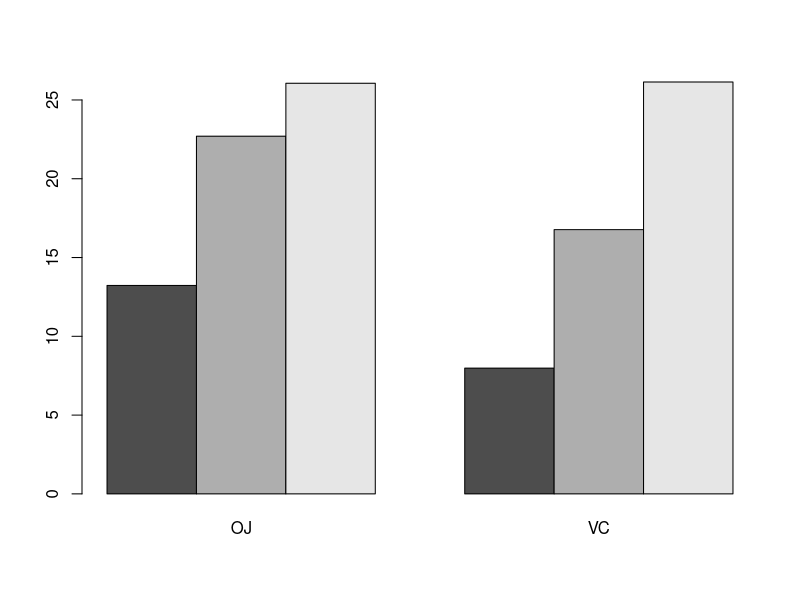
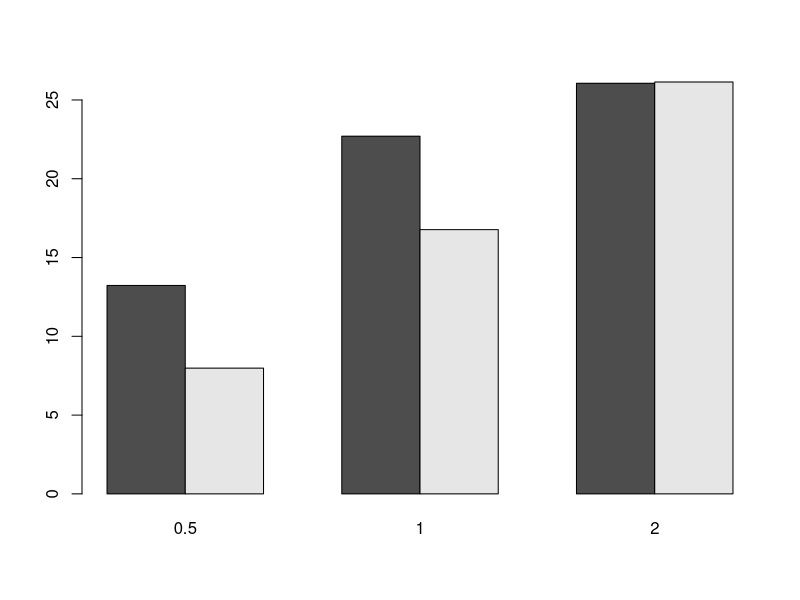
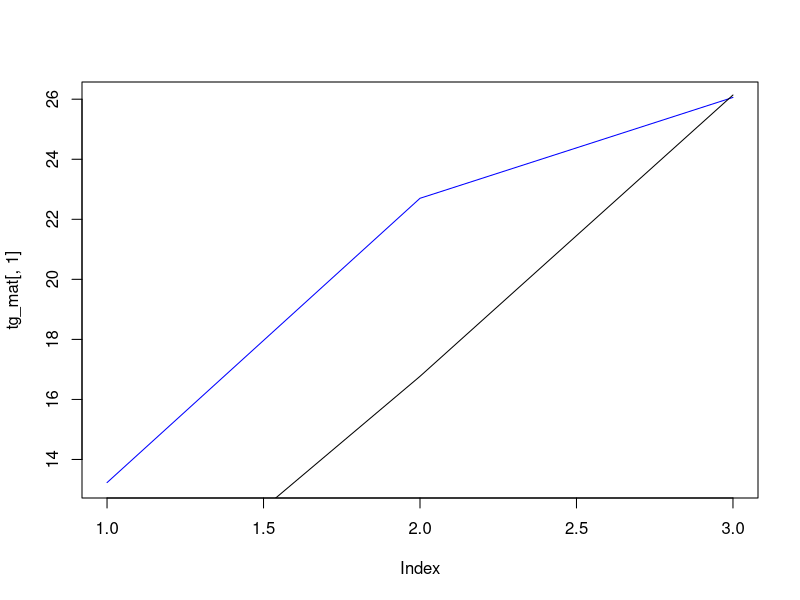
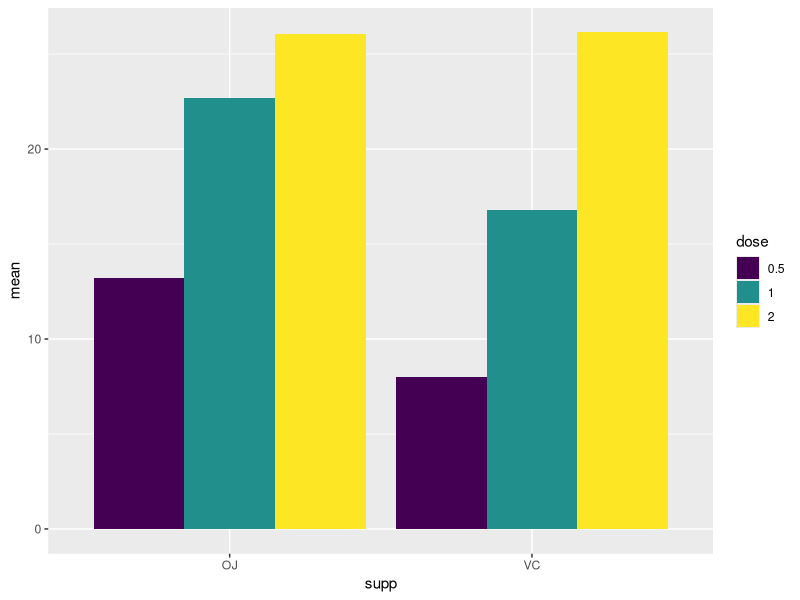
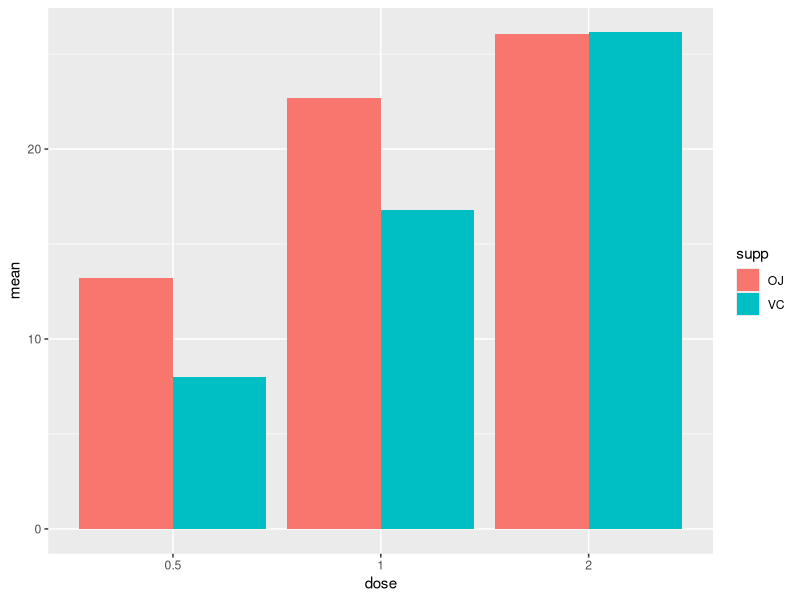
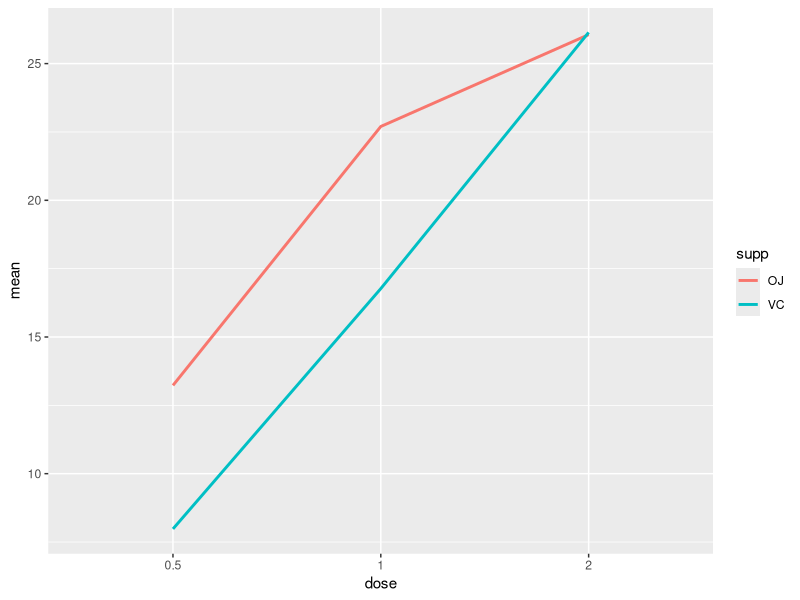
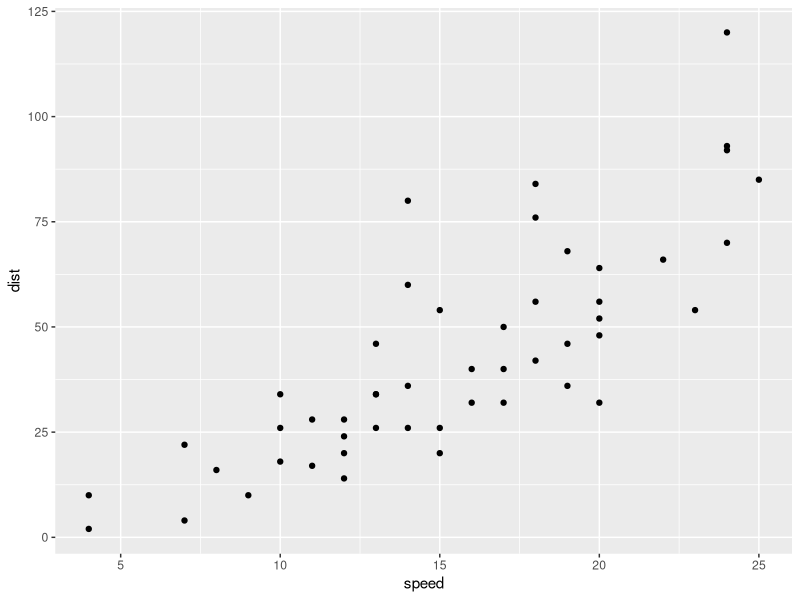
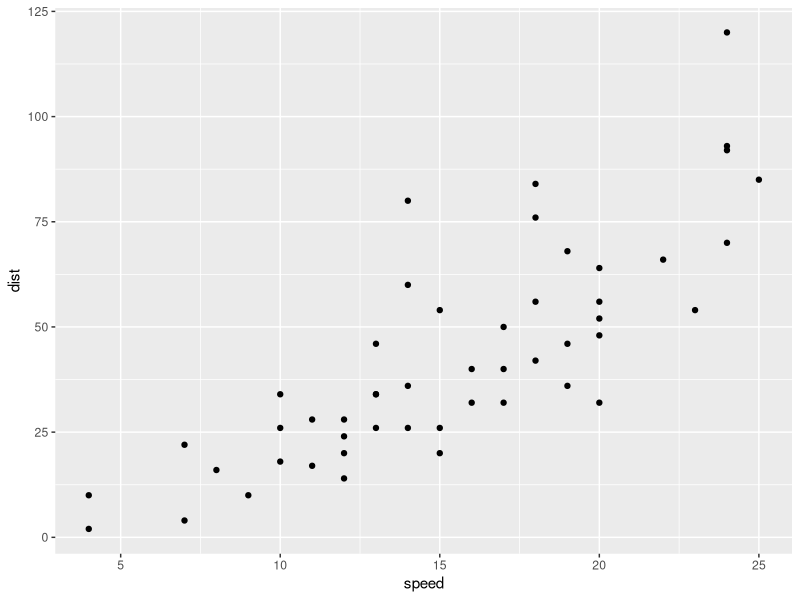

Write R code to recreate these figures, in order.
### 5.4 ggpolt2
require(ggplot2)
require(tidyverse)
# 데이터에 대한 그래프는 데이터의 속성과 시각적 속성간에 대응 또는 매핑으로 이루어짐
# R에서 가장 유명한 데이터 시각화 패키지 중 하나로 2005년 Hadley Wickham이 개발 및 배포


# R 기본 데이터셋 : ToothGrowth
ToothGrowth %>%
  group_by(supp, dose) %>%
  summarise(mean = mean(len)) %>%
  mutate(dose = factor(dose,
                       ordered = TRUE)) -> tg_long

tg_long %>%
  spread(supp, mean) %>%
  column_to_rownames("dose") %>%  # 열 값을 열 이름으로 변환
  as.matrix -> tg_mat

# R graphics : barplot() 사용
barplot(tg_mat, beside = T)

# dose로 그룹화 하기 위해 데이터 전치
barplot(t(tg_mat), beside = T)

# 막대 대신 선으로 표현
plot(tg_mat[,1], type = 'l', col = 'blue')
lines(tg_mat[,2], type = "l", col = 'black')

# ggplot 사용 : data.frame에만 적용 가능
ggplot(data  = tg_long,
       aes(y = mean)) -> gmap
gmap +
  geom_bar(aes(x = supp,, fill = dose),
           stat = 'identity',
           position = 'dodge')

# 데이터 구조를 변경하지 않고 ggplot의 매핑 변수 변경
gmap + 
  geom_bar(aes(x = dose, fill = supp),
           stat = 'identity',
           position = 'dodge')

# ggplot을 이용한 선 도표 생성
gmap + 
  geom_line(aes(x = dose,
                group = supp,
                color = supp),
            size = 1)






## 5.4.1 기본 문법
# ggplot(data = <DATA>) + 
#   <GEOM_FUCTION>(mapping = aes(<MAPPING>)) +
#   <SCALE_FUCTION> + 
#   <LABEL or GUIDES> +
#   <ANNOTATION> +
#   <THEME>

  
# 용어
# data : 시각화의 대상으로 관측값과 변수로 이루어짐
# geom : 데이터의 값을 시각적으로 보여주기 위한 레이어로 막대, 선, 점과 같은 기하학적 객체
# aesthetic : geom의 시각적 속성을 정의하며, x,y 위치 , 선 색상, 점 모양 등을 정의
# mapping : 데이터 값을 asthetic에 매핑
# scale : astheice에 매핑 시 세부 값들을 제어
# guide : 그래프 해석에 도움을 주는 속성으로 x-y축의 눈금, 레이블, 범례를 포함
# annotation : 생성한 그래프 위에 추가적인 정보 추가
# theme : 그래프의 비데이터적 요소 제어를 통해 그래프의 미적효과 극대화

# ggplot 그래프 생성 기본 단계
# 1. ggplot()으로 ggplot 객체 초기화
# -> ggpplot객체를 생성하는 함수로 시각화할 데이터가 무엇인지, 그리고 데이터에 포함된 변수들이 어떤 asthetic에 매핑되는지를 선언
# 2. aes() 함수로 x-y 축 지정
# -> 데이터 내 변수들이 어떤 geoms레이어에서 어떤 시각적 속성을 갖는지를 지정해주는 함수로 ggplot() 함수 내, 혹은 독립적인 레이어로 추가 가능
# 3. geom 계열 함수로 데이터를 시각적 요소로 매핑. 이때 aes() 함수와 같이 색상, 크기 등 지정
# 4. scale 계열 함수를 이용해 asthetic 세부 값을 조정
# 5. 축 제목, 레이블, 범례 설정 조정
# 6. 필요 시 theme 조정을 통해 시각적 요소 가미


# ggplot() 을 이용한 ggplot() 생성

# cars dataset

# ggplot() 내에 aes() 지정
ggplot(data = cars,
       aes(x = speed, y = dist)) +
  geom_point()

# aesthetic을 ggplot() 함수 밖에서 지정
ggplot(data = cars) +
  aes(x = speed, y = dist) +
  geom_point()

# geom 계열 함수 내에서 aesthetic 지정
ggplot(data = cars) +
  geom_point(aes(x = speed, y = dist))

# ggplot 객체 생성
gp <- ggplot(data = cars); gp
gp <- gp + 
  aes(x = speed, y = dist); gp
gp + geom_point()

# 참고 : R 기본 plot()의 결과는 객체로 저장되지 않음



# 주요 aesthetics
# x, y : x-y 축에 해당하는 변수명, x와 y의 이름은 생략 가능
# color : 점, 선, 텍스트 색상
# fill : 면(막대, 상자, 도형 등)색상
# alpha : 색상의 투명도
# group : 시각화에 사용할 데이터의 그룹
# size : 점, 선, 텍스트의 크기 또는 굵기
# shape : 점의 모양
# linetype : 선의 형태 지정

# 색상관련 aesthetics : color, fill, alpha
# aes() 함수 내부 또는 외부에서 인수 조정 가능 (함수 내부 : 변수명으로 지정, 함수외부 : 특정 값으로 지정)


# 막대도표 예시
# 'aes()' 함수 외부에서 사용 시 단일 값을 입력
gpcol <- ggplot(data = mpg, aes(x = class))
gpcol + geom_bar() +
  labs(title = "Default geom_bar()") # 그래프 제목 지정
gpcol + geom_bar(fill = 'navy') +
  labs(title = "fill = 'navy'")

gpcol + geom_bar(color = 'red') +
  labs(title = "color = 'red'")

gpcol + geom_bar(color = 'red', fill = 'white') +
  labs(title = "color = 'red', fill = 'white'")

# 연료 타입에 따라 면 색 지정
gpcol + 
  geom_bar(aes(fill = fl)) +
  labs(title = "Filled by fuel types (fl)")

# 연료 타입에 따라 막대 선 색 지정
gpcol +
  geom_bar(aes(color = fl)) +
  labs(title = "Colored by fuel types (fl)")

# alpha ; 0-1 사이 값을 갖고 투명도 지정
# 주로 aes() 함수 밖에서 사용됨
set.seed(20200605)
df1 <- tibble(
  x = rnorm(5000),
  y = rnorm(5000)
)
gpalpha <- ggplot(data = df1, aes(x,y))

gpalpha + geom_point() +
  labs(title = "alpha = 1")

gpalpha + geom_point(alpha = 0.1) +
  labs(title = "alpha = 0.1")

# 그룹(gruop) aesthetic
# 기본적으로 aes() 내부에서 aesthetic에 대응하는 변수가 이산형(범주형)변수로 정해짐
# 보통은 color, shape, linetype 으로 그룹 지정이 가능하지만 충분하지 않은 경우 group인수 값 지정

# 다중 집단에 하나의 aesthetic만 적용한 경우
# gapminder dataset
gapm <- read_csv("data/gapminder_filter.csv")
gapm_filter <- gapm %>%
  filter(grepl('Asia', region))
gpgroup <- ggplot(data = gapm_filter,
                  aes(x = year, y = life_expectancy))
gpgroup + geom_line(size = 0.5, alpha = 0.2)
gpgroup_1 <- gpgroup + geom_line(aes(group = country),
                                 size = 0.5, alpha = 0.2)
gpgroup_1


# 전체 아시아 국가의 평균 추세선
# geom_line과 geom_smooth 모두 group을 country로 지정
gpgroup_1 + 
  geom_smooth(aes(group = country),
              method = "loess",
              size = 0.5,
              color = "blue",
              se = FALSE)

# 모든 국가에 가장 적합한 하나의 곡선으로 fitting
gpgroup_1 + 
  geom_smooth(aes(group = 1),
              method = "loess",
              size = 1,
              color = "blue",
              se = F)

# 크기(size), 점 모양(shape), 선모양(linetype) aesthetic
# size 지정
gpsize <- ggplot(data = mtcars,
                 aes(disp, mpg))

gpsize + geom_point(size = 4)

gpsize + geom_point(aes(size = hp),
                    alpha = 0.5)


# shape 지정
gpshape <- ggplot(data = mtcars,
                  aes(hp, mpg))
gpshape + 
  geom_point(shape = 5)

# 실린더 개수에 따라 점 모양 지정
gpshape + 
  geom_point(aes(shape = factor(cyl)),
             size = 4)


# linetype 지정 (economics_long data)
gplty <- ggplot(data = economics_long,
                aes(x = date, y = value01))
gplty + 
  geom_line(aes(group = variable, color = variable),
            size = 0.5,
            linetype = 6)

# 변수에 따라 선 모양 지정
gplty + 
  geom_line(aes(linetype = variable,
               color = variable),
           size = 0.5)








## 5.4.2 Geoms : 선 관련 geometric

# geom_line() : x축에 대응한 변수의 순서대로 관측값을 선으로 연결
# geom_path() : 관측치가 데이터셋에 나타난 순서대로 선으로 연결
# geom_abline(slope, intercept) : 기울기와 절편에 대한 직선 -> R 기본 그래픽함수 abline()과 유사
# geom_vline(xintercept) : x축에 수직(y축에 수평)인 직선 생성
# geom_hline(yintercept) : x축에 수평(y축에 수직)인 직선 생성

# gap-minder data
gpline <- ggplot(data = gapm_filter,
                 aes(y = gdp_cap))

# geom_line
gpline + 
  geom_line(aes(x = year,
                group = country),
            size = 0.5,
            alpha = 0.3,
            linetype = 'solid') -> gpline
gpline


# geom_path
highlight_country <- c('South Korea','China', 'Japan', 'India', 'Taiwan', 'Singapore')

# dplyr 패키지 체인과 ggplot 함수 연결 가능
gppath <- gapm %>%
  filter(year >= 2000,
         country %in% highlight_country) %>%
  ggplot(aes(x = gdp_cap,
             y = life_expectancy))
gppath + geom_path(aes(group = country))

# 선 굵기 및 색상 조정
gppath + geom_path(aes(color = country),
                   size = 4,
                   alpha = 0.5) -> gppath

#  선과 점 동시에 출력
gppath + 
  geom_point(aes(shape = country),
             size = 2)

# geom_aline, geom_hline, geom_vline

# abline
m <- lm(gdp_cap ~ year, data = gapm_filter)
gpline + 
  geom_abline(slope = coef(m)[2],
              intercept = coef(m)[1],
              size = 2,
              color = 'blue') -> gplines
gplines


# hline
gplines + 
  geom_hline(yintercept = mean(gapm_filter$gdp_cap,
                               na.rm = TRUE),
             color = 'red',
             size = 1) -> gplines
gplines + ggtitle('Addling a horizontal line : mean of gdp_cap')


# vline
gplines + 
  geom_vline(xintercept = mean(gapm_filter$year,
                               na.rm = T),
             color = 'red',
             size = 1) + 
  ggtitle("Adding a vertical line : mean of year")






## 5.4.3 Geoms : 점 geometrics
# geom_point() : ggplot 객체에 지정된 aesthetic(x-y에 대응하는 변수)에 대한 산점도를 생성
# geom_jiter() : 각 점의 위치에 random noise를 추가해 overplotting 처리 -> geom_point(position = "jitter")의 축약 버전

# geom_point
gppoint <- gapm %>%
  mutate(continent = gsub("(.+\\s)","",region) %>%
           factor) %>%
  filter(year == 2015) %>%
  ggplot(aes(x = life_expectancy, y = gdp_cap))
gppoint + 
  geom_point(size = 1)


# 점의 크기는 해당 국가 인구수(log10 변환) 에 비례
# 각 대륙에 따라 색 구분
# 투명도는 0.3
# -> Bubble plot
gppoint + geom_point(aes(size = log(population, base = 10),
                         color = continent),
                     alpha = 0.3)

# mpg data
# cylinder 개수에 따른 시내 연비
gppoint2 <- ggplot(data = mpg,
                   aes(x = cyl, y = cty))
gppoint2 + geom_point(size = 3)

# geom_jitter
# geom_point 에서 position 인수 조정
gppoint2 + 
  geom_point(position = "jitter",
             aes(color = class)) +
  ggtitle("geom_point() with position = 'jitter'")

# geom_jitter : jitterng 크기는 0.3
# class 로 색 조정
gppoint2 +
geom_jitter(aes(color = class),
            width = 0.3) +
  ggtitle("Jittering using geom_jitter()")






## 5.4.4 Geoms : 막대 geometrics

# geom_bar() : 범주형(factor 또는 문자열)변수에 대응하는 케이스의 수를 막대의 높이로 나타냄.
# 기본적으로 stat_count()를 통해 각 집단 별 케이스 수가 그래프에 표현
# 함수 내 stat인수 값을 "identifity"로 설정 시 데이터 값 표현 가능
# geom_col() : 데이터 값 자체를 높이로 표현
# stat_identity() 를 사용


# Example

# geom_bar() 와 geom_col() 예시

p1 <- ggplot(data = mpg,
             aes(x = class)) + 
  geom_bar() +
  labs(title = 'p2 : Barplot via geom_bar()',
       caption = 'The y-axis indicates the number of cases in each class')
p2 <- mpg %>%
  group_by(class) %>%
  summarise(mean = mean(cty)) %>%
  ggplot(aes(x = class, y = mean)) +
  geom_col() + 
  labs(title = 'p1 : Barplot via geom_col',
       caption = 'The y axis indicates the identical values of means')
p1
p2

# geom_bar (stat = 'identity') 인 경우 geom_col() 과 동일한 결과 도출
p1 <- mpg %>%
  group_by(class) %>%
  summarise(mean = mean(cty)) %>%
  ggplot(aes(x = class, y = mean)) +
  geom_bar(stat = 'identity') +
  labs(title = "p1 : Barplot via geom_bar(stat = 'identity')")
p1

# 막대도표 x-y 축 변환
# 이 경우 geom_bar() 에 aesthetic 추가
p2 <- ggplot(mpg) +
  geom_bar(aes(y = class)) +
  labs(title = "p2 : Map 'class' variable to y")
p2


# diamonds dataset
# 2개의 범주형 변수가 aesthetic에 mapping 된 경우
# staked barplot
gbar_iit <- ggplot(data  = diamonds) + 
  aes(x = color, fill = cut)
p1 <- gbar_iit +
  geom_bar()
p1

p2 <- gbar_iit +
  geom_bar(position = 'dodge2')
p2


# 막대도표 값 순으로 정렬하기
# gapminder region 별 중위수 계산
gapm_median <- gapm %>%
  filter(year == 2015) %>%
  group_by(region) %>%
  summarise(median = median(gdp_cap, na.rm = T))

p1 <- ggplot(gapm_median) +
  aes(x = region, y = median) +
  geom_bar(stat = "identity") +
  coord_flip()
p2 <- gapm_median %>%
  mutate(region = reorder(region, median)) %>%
  ggplot(aes(x = region, y = median)) +
  geom_bar(stat = "identity") + 
  coord_flip() # x-y 축 뒤집기






## 5.4.5 Geom : 수직 범위선 관련 geometrics
# 오차 막대, 신뢰구간 등을 도식화 할 때 많이 활용되며 데이터의 변수를 mapping 시 위치 관련 aesthetic에 x, y 외에 ymin, xmin, ymax, xmax 가 사용

# geom_errorbar() : 주어진 범위 내 오차막대 생성 -> 오차막대는 선 끝에 범위선과 수직인 선이 생성
# geom_linerange() : 주어진 범위 내 선 생성

# 주요인수 : ymin(ymax) , xmin(xmax) 지정 필수

# geom_errorbar() 예시
# diamonds cut, color에 따른 carat의 평균, 표준편차, 95% 신뢰구간 계산
# dplyr + pipe operator를 이용한 통계량 계산

carrat_sum <- diamonds %>%
  group_by(cut, color) %>%
  summarise(N = n(),
            mean = mean(carat),
            sd = sd(carat)) %>%
  mutate(lcl = mean - qt(0.975, N-1)*sd/sqrt(N),
         ucl = mean + qt(0.975, N-1)*sd/sqrt(N))

gerror_init <- ggplot(data = carrat_sum) +
  aes(x = cut, y = mean, color = color) 
gerror_init

# 오차 막대 도표 오차 범위는 95% 신뢰구간
gerror_init + 
  geom_errorbar(aes(ymin = lcl,
                    ymax = ucl),
                width = 0.1, # 선 너비 지정)
                position = position_dodge(0.8)) +
  geom_line(aes(group = color),
            position = position_dodge(0.8)) +
  geom_point(size = 3,
             position = position_dodge(0.8))

# 막대도표 위에 오차 막대 표시 예제

# warpbreaks data
# R 기본 그래픽스 barplot() 예제와 동일한 그래프 생성

break_summ <- warpbreaks %>%
  group_by(wool, tension) %>%
  summarise(N = n(),
            mean = mean(breaks),
            sem = sd(breaks)/sqrt(N))

ggplot(data = break_summ) + 
  aes(x = tension, y = mean, fill = wool) + 
  geom_col(position = position_dodge(0.9),
           color = "black") +
  geom_errorbar(aes(ymin = mean - sem,
                    ymax = mean + sem),
                position = position_dodge(0.9),
                width = 0.1)


# 95% 신뢰구간 시뮬레이션 예제
# geom_linerange 예시
# 정규 난수 생성
# 표본 크기 n = 30, 반복 N = 200
# 평균 mu = 20, 표준편차 sx = 10
# 각 표본에 대한  95% 신뢰구간 계산(모분산은 안다고 가정)
set.seed(20200609)
n <- 30 ; N = 200
mu <- 20; sx <- 10
X <- mapply(rnorm,
            rep(n, N),
            rep(mu, N),
            rep(sx, N))
mi <- apply(X, 2, mean)
si <- apply(X, 2, sd)
alpha <- 0.05 # 유의수준
lower_ci <- mi - qnorm(1-alpha/2)*si/sqrt(n)
upper_ci <- mi + qnorm(1-alpha/2)*si/sqrt(n)
df_ci <- tibble(lower_ci, upper_ci) %>%
  mutate(nsim = seq_len(N),
         mu_contain = lower_ci <= mu &
           mu <= upper_ci)
ggci_init <- ggplot(df_ci) + 
  aes(x = nsim)

ggci_init +
  geom_linerange(
    aes(ymin = lower_ci,
        ymax = upper_ci,
        color = mu_contain),
    size = 1.2,
    alpha = 0.3
  ) + 
  geom_hline(yintercept = mu,
             color = "tomato",
             size = 1)






## 5.4.6 Geoms : 텍스트 관련 geometrics
# x-y 좌표축제 텍스트를 추가하기 위한 함수. 여기서 미리 지정된 x-y aesthetic에 대한 매핑은 사용할 수 있으며, 별도의 aesthetic 정의를 통해 새로운 좌표점에 텍스트 추가 가능

# geom_text(
# geom_label()

# geom_text() example

gtext_init <- mtcars %>% 
  rownames_to_column(var = "model") %>% 
  ggplot(aes(x = wt, y = mpg)) 

gtext1 <- gtext_init + 
  geom_text(aes(label = model), 
            size = 4) +  # x-y aesthetic 사용
  labs(title = "geom_text() with size = 4")

# 중첩되는 텍스트 제거
gtext2 <- gtext_init + 
  geom_text(aes(label = model), 
            size = 4, 
            check_overlap = TRUE) + 
  labs(title = "Remove overlapped text with check_overlap = TRUE")

# geom_label() 
# check_overlap 옵션 사용할 수 없음
gtext3 <- gtext_init + 
  geom_label(aes(label = model), 
             size = 4) + 
  labs(title = "geom_label()")

gtext4 <- gtext_init + 
  geom_point(size = 1) + 
  geom_text(aes(label = model, 
                color = factor(cyl)), 
            size = 4, 
            fontface = "italic", 
            check_overlap = TRUE) + 
  labs(title = "Both points and texts: using italic fontface")



#ggplot 텍스트 위치 조정
# R 기본 그래픽 함수 text() 함수의 adj 인수와 유사

# vjust: (-) 방향 ↑ ; middle = 0.5; (+) 방향  ↓
# hjust: (-) 방향 → ; middle = 0.5; (+) 방향  ←






## 5.4.7 Geoms : 면적 관련 geometrics
# geom_ribbon() : 각 x 값에 대해 ymin과 ymax로 정의된 간격을 면적으로 표시
# geom_area() : geom_ribbon()의 special case 로 ymin = 0, ymax 대신 y를 사용하여 면적 영역 표시


# Example

# geom_ribbon() 예시
# gap_minder dataset
gapm %>%
  filter(iso == "KOR") %>%
  select(year, gdp_cap) %>%
  ggplot(aes(x = year, y = gdp_cap)) +
  geom_ribbon(aes(ymin = gdp_cap - 5000,
                  ymax = gdp_cap + 5000),
              fill = 'gray',
              alpha = 0.5) +
  geom_line(size = 1.5,
            color = 'black')

# 표준정규분포 밀도함수 곡선 아래 면적 표시

x <- seq(-3, 3, by = 0.01)
z <- dnorm(x)
df_norm <- data.frame(x, z)
idx <- -1.2 < x & x < 0.7
df_area <- df_norm %>%
  filter(idx)
expr <- bquote(P({-1.2 < Z} < 0.7) == 
                 .(sprintf("%.3f", pnorm(0.7) - pnorm(-1.2))))

# 각 geom 별로 다른 데이터 적용
ggplot() + 
  geom_line(data = df_norm,
       aes(x = x, y = z), size = 1) +
  geom_area(data = df_area,
            aes(x = x, y = z),
            fill = "red", alpha = 0.2) +
  geom_text(aes(x = -1, y = 0.2,
                label = paste(deparse(expr), collapse = "")),
            parse = T, size = 5,
            hjust = 0)





## 5.4.8 Geoms : 통계 그래프 관련 geomtrics

# geom_histogram example
# diamonds 데이터셋

p0 <- ggplot(data = diamonds, aes(x = carat))
p1 <- p0 + geom_histogram() + 
  labs(title = "bins, binwidth = default")
p2 <- p0 + geom_histogram(binwidth = 0.01) + 
  labs(title = "binwidth = 0.05")
p3 <- p0 + geom_histogram(bins = 150) + 
  labs(title = "bins = 150")
p4 <- ggplot(data = diamonds, aes(y = carat)) + 
  geom_histogram() + # y 축 기준으로 히스토그램 생성
  labs(title = "Map to y (flipped)")
p1
p2
p3
p4

# iris 데이터셋. 변수: Sepal Length
p0 <- ggplot(data = iris, aes(x = Petal.Length))
p1 <- p0 + 
  geom_histogram(aes(fill = Species), 
                 color = "white",
                 bins = 20, 
                 alpha = 0.2) + 
  labs(title = "p1: Histograms of petal length: frequency"); p1

p2 <- p0 + 
  geom_histogram(aes(fill = Species, 
                     y = ..density..), # y축을 밀도로 변경
                 color = "white", # 막대 테두리선 지정
                 alpha = 0.2, 
                 bins = 20) +  
  labs(title = "p2: Histograms of petal length: density"); p2

# geom_density() : 막대 형태의 히스토그램을 부드러운 선으로 나타낸 곡선으로, 커널 밀도 추정을 통해 밀도 곡선 추정

# geom_histogram() 예시 이어서

p1 <- p0 + 
  geom_density() + 
  labs(title = "p1: Basic geom_density()")

p2 <- p0 + 
  geom_density(aes(color = Species)) + 
  labs(title = "p2: geom_density(aes(color = Species))")

p3 <- p0 + 
  geom_density(aes(fill = Species, 
                   color = Species), 
               alpha = 0.2) + 
  labs(title = "p3: geom_density(aes(color = Species))")
p4 <- p0 + 
  geom_density(aes(fill = Species, 
                   color = Species), 
               alpha = 0.2) + 
  geom_histogram(aes(y = ..density.., # 밀도로 변환 필요
                     fill = Species), 
                 color = "white", 
                 alpha = 0.3, 
                 bins = 20) + 
  labs(title = "p4: Overlaying multiple histograms with multiple densities")


# geom_boxplot() : R 기본 그래픽스 함수 boxplot() 과 유사. stat_boxplot() 함수의 결과값을 기반으로 그래프 도출

# diamond dataset
p0 <- ggplot(data = diamonds,
             aes(y = carat))

p1 <- p0 + 
  geom_boxplot()
p1

p2 <- p0 + 
  geom_boxplot(aes(x = cut,
                   fill = cut))
p2

p3 <- p0 + 
  geom_boxplot(aes(x = cut,
                   fill = cut),
               width = 0.5)
p3

p4 <- p0 + 
  geom_boxplot(aes(x = cut,
                   fill = color),
               outlier.shape = 4,
               outlier.color = "red")
p4



# geom_boxplot() + geom_jitter() 콜라보
# mpg dataset

p0 <- ggplot(data = mpg)+
  aes(x = class, y = cty)
p0

p1 <- p0 + 
  geom_boxplot(aes(fill = class),
               outlier.shape = NA,
               alpha = 0.1) +
  geom_jitter(aes(color = class),
              alpha = 0.5,
              width = 0.2) +
  labs(title = "p1 : boxplot with jittered data points per eahc class (unordered)")
p1

p2 <- mpg %>%
  mutate(class = reorder(class, cty, median)) %>%
  ggplot(aes(x = class, y = cty)) +
  geom_boxplot(aes(fill = class),
               outlier.shape = NA,
               alpha = 0.1) +
  geom_jitter(aes(color = class),
              alpha = 0.5,
              width = 0.2) +
  labs(title = "p2 : orderd by median of cty for each car class")
p2


# geom_smooth() : x-y 관계에 대한 패턴을 도식화하기 위한 그래프로 아래와 같은 방법을 이용해 추세선과 추정 직선의 오차 그래프 출력

p0 <- ggplot(data = diamonds) +
  aes(x = carat, y = price)

p1 <- p0 + 
  geom_point(alpha = 0.2) +
  geom_smooth() +
  labs(title = "p1 : geom_smooth() default")
p1

p2 <- p0 +
  geom_point(aes(color = color),
             alpha = 0.2) +
  geom_smooth(aes(color = color)) +
  labs(title = "p2 : geom_smooth() for diffrent color groups")
p2





## 5.4.9 : Scales : X-Y축 관련 aesthetic 조정

# scale_x_*, scale_y_* :  x-y 축의 범위, plot 상 눈금선, 축 제목 등을 조정
# xlim(), ylim(): scale_x_*, scale_y_*의 특별한 케이스로 x-y 축의 범위 조정



## 5.4.10 Scales: 색상 관련 aesthetic 조정
# scale_color_*, scale_fill_*: aes()에 color 또는 fill이 정의된 경우, 기본 색상 변경 가능
# 색상 조정은 palette를 통해 가능하며, 색상 파레트를 사용할 경우 scale_*_brewer()를 통해 palette 설정 가능
# RColorBrewer 패키지 설치 시 보다 다양한 palette 사용 가능



## 5.4.11 Scales: 크기, 선 종류, 점 모양 aesthetic 조정
# scale_size_*: size에 대한 세부적인 값 지정 가능
# scale_shape_*: shape가 aes() 함수에 사용된 경우, shape에 대한 세부 값(점 모양, 크기, 색 등 지정 가능)
# scale_linetype_*: linetype이 aes() 함수에 사용된 경우, linetype에 대한 세부 값(선 종류, 굵기 등 조정 가능)

## 5.4.11.1 scale_size_* example
gppoint + 
  geom_point(aes(size = population,
                 color = continent),
             alpha = 0.3) +
  scale_size_continuous(range = c(1, 20))




## 5.4.12 Coordinate systems
# coord_filp() : x-y 축 뒤집기

p0 <- ggplot(data = diamonds,
             aes(y = carat))

p1 <- p0 + geom_boxplot(aes(x = color,
                            fill = color),
                        width = 0.5)
p1

p2 <- p1 + 
  coord_flip()
p2




## 5.4.13 Guides: x-y 축 및 그래프 제목 관련

# labs(): x-y 축 제목, 부제목, 캡션 조정
# xlab(), ylab(), ggtitle(): labs()의 조정 인수를 개별 함수로 구현
# guide_legend(): guides() 함수 내부에서 사용되며, 범례 영역 조정하기 위한 함수
# 이미 정의한 aesthetic에 대한 범례 영역의 세부 속성을 변경하고 싶은 경우 overrride.aes 인수 조정(입력값은 리스트)


gapm %>% 
  mutate(continent = gsub("(.+\\s)", "", region) %>% 
           factor) %>% 
  filter(year == 2015) %>% 
  ggplot(aes(x = life_expectancy, y = gdp_cap)) + 
  geom_point(aes(size = population, 
                 color = continent), 
             alpha = 0.3) -> p1

p2 <- p1 + 
  guides(size = FALSE, # size 관련 guide(범례는 출력하지 않음)
         color = guide_legend(
           title = "Contient",
           title.theme = element_text(face = "bold"),
           override.aes = list(size = 5)
         )) + 
  theme(legend.position = "top")
p2





## 5.4.14 Facets : 국소 시각화 기법
